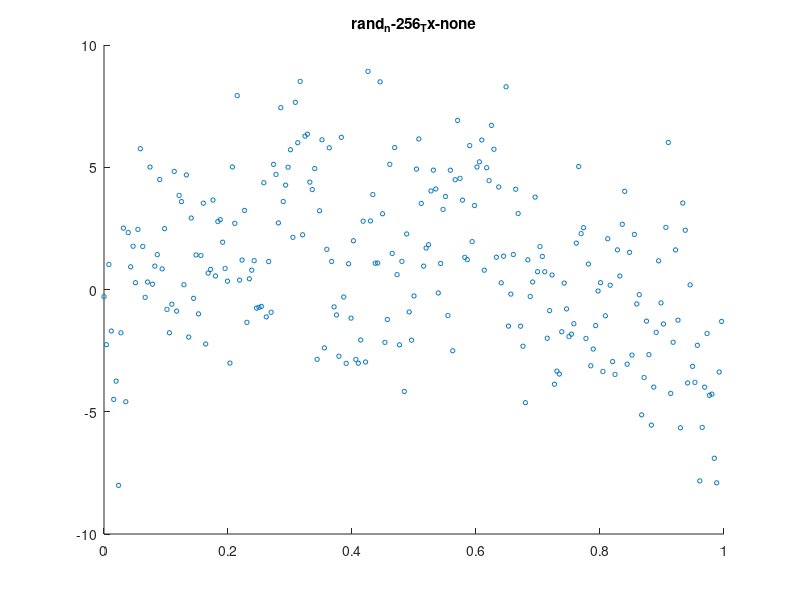
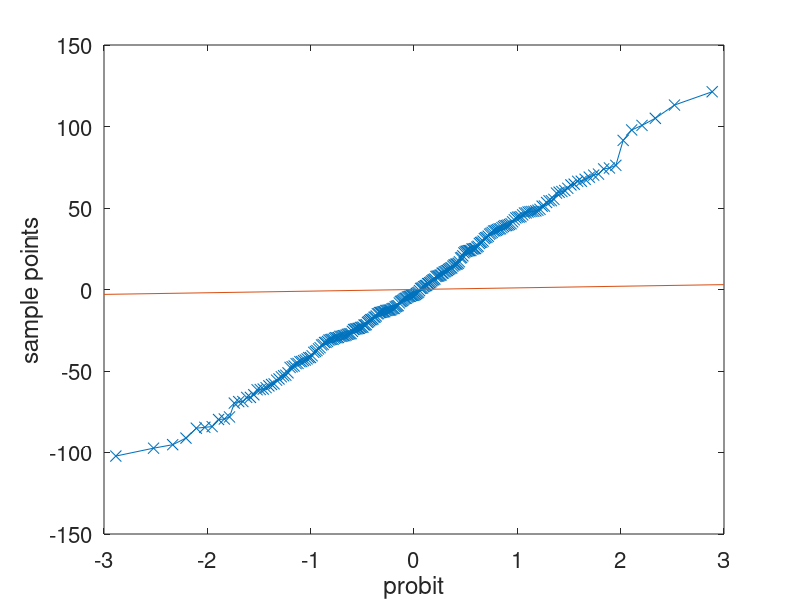

MATLAB code for these plots, in order: (Note: this script raises an error after producing the figures.)
%
% Minimum working example to test Gaussian diagnostics idea
%
function MWE_gaussian_diagnostics()

format short
close all

fNames = {'ExpCos','Keister','rand'};
ptransforms = {'C1','C1sin', 'none'};
fName = fNames{3};
ptransform = ptransforms{3};

npts = 2^8;  % max 14
dim = 1;
rfun = 0.5;
shift = rand(1,dim);

[~,xlat_] = simple_lattice_gen(npts,dim,shift,true);

if strcmp(fName,'ExpCos')
  integrand = @(x) exp(sum(cos(2*pi*x), 2));
elseif strcmp(fName, 'Keister')
  integrand = @(x) keisterFunc(x,dim,1/sqrt(2)); % a=0.8
else
  integrand = @(x) f_rand(x,rfun);
end

integrand_p = doPeriodTx(integrand, ptransform);

y = integrand_p(xlat_);
ftilde = fft(y);
ftilde(1) = 0;  % ftilde = \mV^H(\vf - m \vone)
if dim==1
  hFigIntegrand = figure; scatter(xlat_, y, 10)
  title(sprintf('%s_n-%d_Tx-%s', ...
      fName, npts, ptransform))
  saveas(hFigIntegrand, sprintf('%s_n-%d_Tx-%s.png', ...
      fName, npts, ptransform))
end

thetaOpt = 1;  %0.9;
%ftilde = real(ftilde);

rVec = [2 ];

for r=rVec
  
  lambda = kernel(r, xlat_, thetaOpt);
  
  % apply transform
  % $\vZ = \frac 1n \mV \mLambda^{-\frac 12} \mV^H(\vf - m \vone)$
  % ifft also includes 1/n division
  temp1 = ifft(ftilde./sqrt(lambda));
  w_ftilde = real(temp1);
  
  % create_plots('normplot')
  create_plots('qqplot', w_ftilde)
  
  % Shapiro-Wilk test
%   [H, pValue, W] = swtest(w_ftilde);
%   Hval='true';
%   if H==true
%     Hval='false';
%   end
%   fprintf('Shapiro-Wilk test: Normal=%s, pValue=%1.3f, W=%1.3f\n', Hval, pValue, W);
end

end

  function create_plots(type,w_ftilde)
    hFigNormplot = figure();
    set(hFigNormplot,'defaultaxesfontsize',16, ...
      'defaulttextfontsize',16, ... %make font larger
      'defaultLineLineWidth',0.75, 'defaultLineMarkerSize',8)
    if strcmp(type, 'normplot')
      normplot(w_ftilde)
    else
      qqplot(w_ftilde); hold on
      plot([-3 3], [-3 3],'-')
    end
    
    title(sprintf('%s n=%d Tx=%s r=%1.2f theta=%1.2f', ...
      fName, npts, ptransform, r, thetaOpt))
    saveas(hFigNormplot, sprintf('%s_%s_n-%d_Tx-%s_r-%d.png', ...
      type, fName, npts, ptransform, r))
  end

% gaussian random function
function fval = f_rand(xpts, rfun)
theta = 1;
rng(202326) % initialize random number generator for reproducability

N = 2^(15);
f_c = randn(1, N);
f_s = randn(1, N);
f_0 = randn(1, 1);
kvec = (1:N);
argx = @(x) 2*pi*x*kvec;
f_c_ = @(x)(f_c./kvec.^(rfun)).*cos(argx(x));
f_s_ = @(x)(f_s./kvec.^(rfun)).*sin(argx(x));
f_ran = @(x,theta) f_0 + theta * sum(f_c_(x) + f_s_(x),2) ;
fval = f_ran(xpts,theta);
end

function Lambda = kernel(r, xun, theta)
constMult = 1;  % -(-1)^(r/2)*((2*pi)^r)/factorial(r);
if r == 2
  bernPoly = @(x)(-x.*(1-x) + 1/6);
elseif r == 4
  bernPoly = @(x)( ( (x.*(1-x)).^2 ) - 1/30);
else
  error('Bernoulli order=%d not implemented !', r);
end
kernelFunc = @(x) bernPoly(x);

temp_ = bsxfun(@times, (theta)*constMult, kernelFunc(xun));
C1 = prod(1 + temp_, 2);

% matlab's builtin fft is much faster and accurate
% eigenvalues must be real : Symmetric pos definite Kernel
Lambda = real(fft(C1));

end

function f = doPeriodTx(fInput, ptransform)

if strcmp(ptransform,'Baker')
  f=@(x) fInput(1-2*abs(x-1/2)); % Baker's transform
elseif strcmp(ptransform,'C0')
  f=@(x) fInput(3*x.^2-2*x.^3).*prod(6*x.*(1-x),2); % C^0 transform
elseif strcmp(ptransform,'C1')
  % C^1 transform
  f=@(x) fInput(x.^3.*(10-15*x+6*x.^2)).*prod(30*x.^2.*(1-x).^2,2);
elseif strcmp(ptransform,'C1sin')
  % Sidi C^1 transform
  f=@(x) fInput(x-sin(2*pi*x)/(2*pi)).*prod(2*sin(pi*x).^2,2);
elseif strcmp(ptransform,'C2sin')
  % Sidi C^2 transform
  psi3 = @(t) (8-9*cos(pi*t)+cos(3*pi*t))/16;
  psi3_1 = @(t) (9*sin(pi*t)*pi- sin(3*pi*t)*3*pi)/16;
  f=@(x) fInput(psi3(x)).*prod(psi3_1(x),2);
elseif strcmp(ptransform,'C3sin')
  % Sidi C^3 transform
  psi4 = @(t) (12*pi*t-8*sin(2*pi*t)+sin(4*pi*t))/(12*pi);
  psi4_1 = @(t) (12*pi-8*cos(2*pi*t)*2*pi+sin(4*pi*t)*4*pi)/(12*pi);
  f=@(x) fInput(psi4(x)).*prod(psi4_1(x),2);
elseif strcmp(ptransform,'none')
  % do nothing
  f=@(x) fInput(x);
else
  error('Error: Periodization transform %s not implemented', ptransform);
end

end


function [xlat,xpts_un,xlat_un,xpts] = simple_lattice_gen(n,d,shift,firstBatch)
gen_vec = [1, 433461, 315689, 441789, 501101, 146355, 88411, 215837, 273599 ...
  151719, 258185, 357967, 96407, 203741, 211709, 135719, 100779, ...
  85729, 14597, 94813, 422013, 484367]; %generator
z = gen_vec(1:d);

nmax = n;
nmin = 1 + n/2;
if firstBatch==true
  nmin = 1;
end
nelem=nmax-nmin+1;

if firstBatch==true
  brIndices=vdc(nelem)';
  xpts_un=mod(bsxfun(@times,(0:1/n:1-1/n)',z),1); % unshifted in direct order
else
  brIndices=vdc(nelem)'+1/(2*(nmin-1));
  xpts_un=mod(bsxfun(@times,(1/n:2/n:1-1/n)',z),1); % unshifted in direct order
  
end
xpts = mod(bsxfun(@plus,xpts_un,shift),1);  % shifted in direct order

xlat_un = mod(bsxfun(@times,brIndices',z),1);  % unshifted
xlat = mod(bsxfun(@plus,xlat_un,shift),1);  % shifted in VDC order
end

% van der Corput sequence in base 2
function q = vdc(n)
if n>1
  k=log2(n); % We compute the VDC seq part by part of power 2 size
  q=zeros(2^k,1);
  for l=0:k-1
    nl=2^l;
    kk=2^(k-l-1);
    ptind=repmat([false(nl,1);true(nl,1)],kk,1);
    q(ptind)=q(ptind)+1/2^(l+1);
  end
else
  q=0;
end
end
